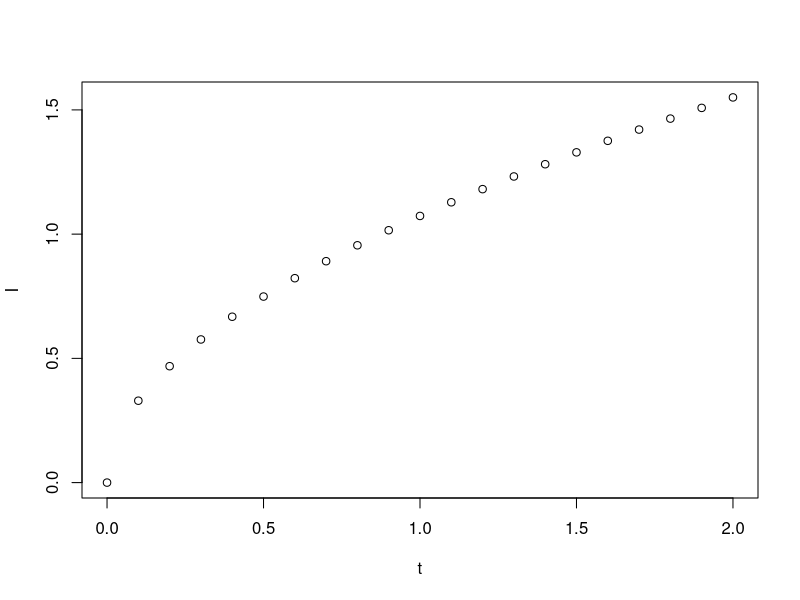

The R script that drew this image:
# implementacion del metodo de newton para hallar
# la infiltraiocn acumulada segun el modelo simplificado de haverkamp 1994
# los parametros fueron estimados con modelacion inversa con dream y 
# data de campo de un ensayo de infiltracion de doble anillo

library(numDeriv)

# implementacion newton- raphson

newton = function(fun, x_0, iter = 1000, tolerancia = 1e-5){
  
  require(numDeriv) #paquete de derivacion numerica
  
  #x_0 = x_min   #valor raiz tentativo de inicio de iteracion 
  k = iter # inicializar el numero de iteraciones, aqui 1000
  
  for (i in 1:iter) {
    
    # para cada iteracion hallar una solucion, actulizar hasta que la diferencia sea menor a la toler
    
    dx <- numDeriv::genD(func = fun, x = x_0)$D[1] # primera derivada en x_0
    x_1 <- x_0 - (fun(x_0)/dx)
    k[i] = x_1 # guardar raiz actual 
    
    # si la diferencia entre x actual y x anterior es menor a tolerancia
    # ese es el resultado
    
    if (abs(x_1 - x_0) < tolerancia ){
      
      root <- tail(k, n = 1)
      #res <- list("Raiz_aprox" = root, "Iteraciones" = k ) # lista de resultado e iteraciones 
      return(root)
      
    }
    
    x_0 <- x_1
    
  }
  
  print("No ocurrio convergencia")
  
}


# ecuacion de haverkamp de infiltracion


haver <- function(t,x){
  #parametros 
  
  S <- x[1]
  K_s <- x[2]
  beta <- x[3]
  
  if ( length(x) == 4) {
    
    K_i <- x[4]
    
  } else {K_i <- 0
  
  }
  
  dK <- K_s - K_i
  n <- length(t)
  I <- numeric(length = n)
  I_0 <- 0.2  # valor inicial para hallar la raiz
  
  # definicion de la ecuacion por partes
  
  lhs <- function(tj, dK, S, beta) (dK/S)^2 * (1 - beta) * tj
  
  rhs <- function(I, dk, S, beta) (K_s * I) / S^2 - 
                                                    (1/2) * (
                                                      
                                                      log( 
                                                        
                                                        (1/ beta) * exp (
                                                          
                                                          (2 * beta * K_s * I )/ S^2
                                                          
                                                        ) +
                                                          
                                                          (beta - 1) / beta
                                                        
                                                      )
                                                    )
                                                  
  # I implicita en dhs
  # debemos resolver para I
  
  # parte dinamica , calcular I en cada timestep
  
  for (j in 1:n){
    
    L = lhs(t[j], dK, S, beta)
    
    if ( j == 1 && t[j] == 0) { # infiltracion acumulada en el tiempo cero
      
      I[j] <- 0
      
    } else  {
      
      I[j] <- newton((function(z) rhs(z, dk, S, beta) - L), I_0) 
      
      # inicializa con I_0 y 
      # z reemplaza a I en una funcion explicita
      
    }
    
  } # cierra for
  
  return(I)
  
} # cierra la funcion


# parametros S, K_s y beta ( tiempo en horas y longitud en cm), beta es adimensional
# para clay segun paper pag 

x <- c(1.0308,0.2101,1.5219)  

# tiempos en horas
t <- seq(0, 2, 0.1) 

#maxiter <- 20 # implmentado directamente en funcion newton

I <- haver(t, x)
I

plot(x = t, y = I) 





